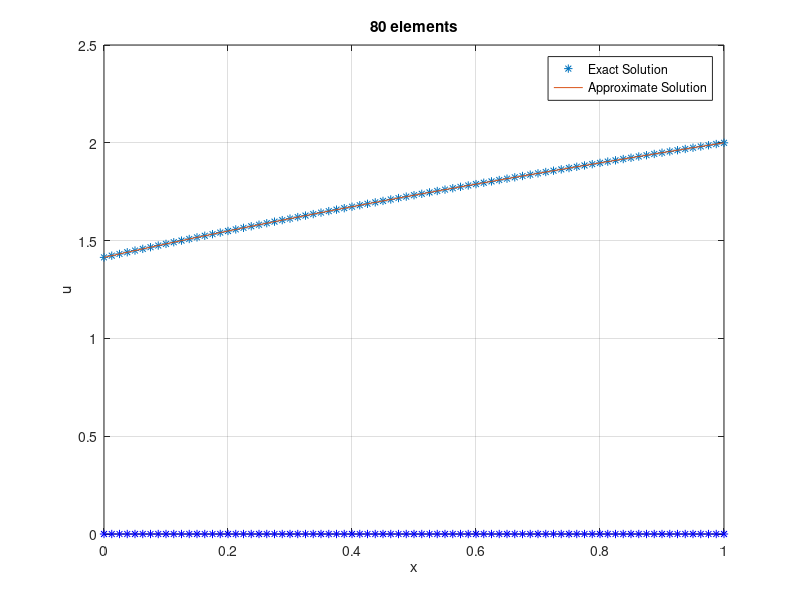
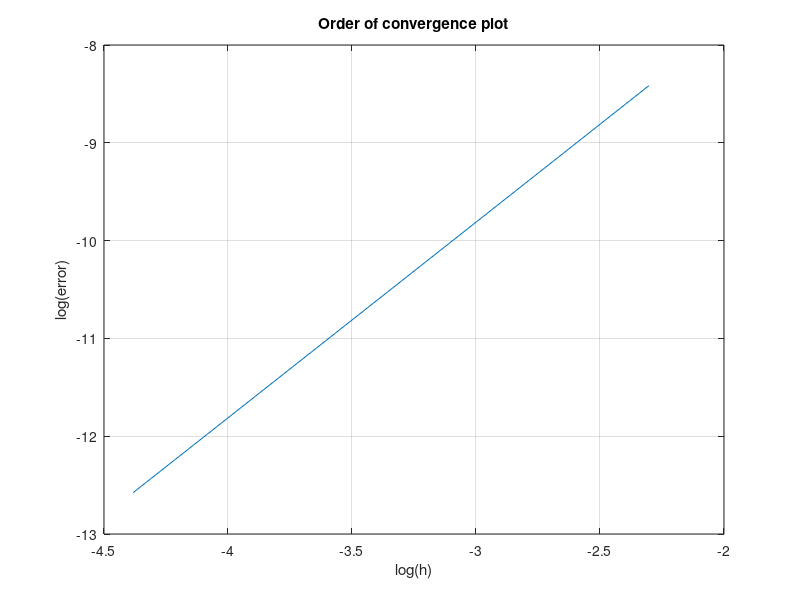

These charts were generated, in order, by the following MATLAB code:
%%%%%%%%%%%%%%%%%%%%%%%%%%%%%%%%%%%%%%%%%%%%%%%%%%%
%  -u'' + (u')^3 = 0     0<x<1                    %
%     (u+u')(0) = 3/sqrt(2), u'(1) = 0.5          %
%                                                 %
%        Exact u(x) = sqrt(2*(1+x))               %
%%%%%%%%%%%%%%%%%%%%%%%%%%%%%%%%%%%%%%%%%%%%%%%%%%%

clear all
close all

format long

N = 10;

a = 0; b = 1;

for p=1:4
    h(p) = (b-a)/N;
    x = a:h(p):b;
    K = zeros(N+1,N+1);
    J = zeros(N+1,N+1);
    F = zeros(N+1,1);

    k = [1/h(p) -1/h(p); -1/h(p) 1/h(p)];
    error = 100;
    tol = 10^-10;

    U = zeros(N+1,1);
    RHS = zeros(N+1,1);

    for j=1:N
        K([j j+1],[j j+1]) = K([j j+1],[j j+1]) + k;
    end
    K(1,1) = K(1,1)-1;

    while error > tol
        J = zeros(N+1);
        F = zeros(N+1,1);
        for j=1:N
            J([j j+1],[j j+1]) = J([j j+1],[j j+1]) + ...
                [1/h(p) + 3*(U(j+1)-U(j))^2/(2*h(p)^2), -1/h(p) - 3*(U(j+1)-U(j))^2/(2*h(p)^2);...
                -1/h(p) + 3*(U(j+1)-U(j))^2/(2*h(p)^2), 1/h(p) - 3*(U(j+1)-U(j))^2/(2*h(p)^2)];
            F([j j+1],1) = F([j j+1],1) + [(U(j+1)-U(j))^3/(2*h(p)^2); (U(j+1)-U(j))^3/(2*h(p)^2)];
        end
    
        % Boundary conditons;
        RHS(1) = -3/sqrt(2);
        RHS(N+1) = 0.5;   
        J(1,1) = J(1,1) - 1;
    
        FU = K*U-F-RHS;
    
        DELTA = J\FU;
        U2 = U - DELTA;
        error = max(abs(U2-U)); % Compute the error.
    
        U = U2;
    end
    exact = zeros(N+1,1);
    for j=1:N+1
        exact(j) = sqrt(2*(1+x(j)));
    end
    
    error1(p) = max(abs(U-exact));
    N = N*2;
end

for j=1:p-1
    order(j) = log(error1(j)/error1(j+1))/log(2);
end

order'

figure(1)
plot(x,U,'*',x,exact);
hold on
plot(x,zeros(size(x,1),1),'b*');
legend('Exact Solution','Approximate Solution')
grid on
xlabel('x');
ylabel('u');
str = strcat(num2str(size(U,1)-1),' elements');
title(str)

figure(2)
plot(log(h),log(error1));
grid on
xlabel('log(h)');
ylabel('log(error)');
title('Order of convergence plot');